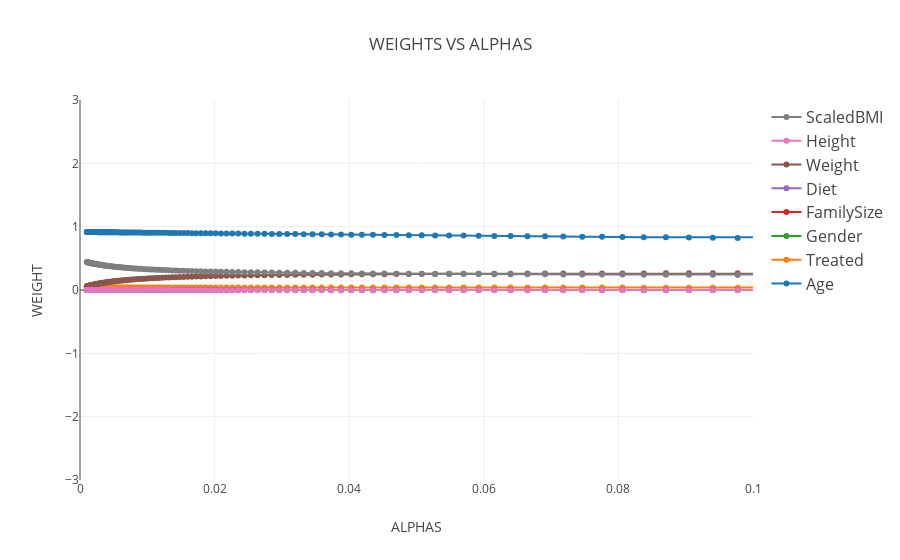

Notebook code for this chart:
### Markdown cell above
## WEIGHT VS ALPHA ##

### Code cell
data = []
for r in range(len(X_train.columns)):
    trace = go.Scatter(
        x = alphas_ridge,
        y = coefs[:, r],
        mode='lines+markers',
        name = X_train.columns[r],
        line=dict(shape='linear')
    )
    data.append(trace)
layout = dict(
    title='WEIGHTS VS ALPHAS',
    yaxis = dict(
        range = [-3,3],
        title='WEIGHT'
    ),
    xaxis = dict(
        range = [0,0.1],
        title='ALPHAS'
    ),
    legend=dict(
        traceorder='reversed',
        font=dict(size=16)
    ))

fig = dict(data=data, layout=layout)
plot.iplot(fig, filename='WEIGHT_VS_ALPHA_SYSTOLICBP')

### Figure 1 — Plotly figure (JSON) as saved in the notebook; plotly's stock layout.template omitted (floating-point values rounded to 4 significant figures; data arrays with more than 128 entries replaced by an {"elided": "..."} marker saying what was removed)
{"data": [{"line": {"shape": "linear"}, "mode": "lines+markers", "name": "Age", "type": "scatter", "x": {"elided": "300 float values"}, "y": {"elided": "300 float values"}}, {"line": {"shape": "linear"}, "mode": "lines+markers", "name": "Treated", "type": "scatter", "x": {"elided": "300 float values"}, "y": {"elided": "300 float values"}}, {"line": {"shape": "linear"}, "mode": "lines+markers", "name": "Gender", "type": "scatter", "x": {"elided": "300 float values"}, "y": {"elided": "300 float values"}}, {"line": {"shape": "linear"}, "mode": "lines+markers", "name": "FamilySize", "type": "scatter", "x": {"elided": "300 float values"}, "y": {"elided": "300 float values"}}, {"line": {"shape": "linear"}, "mode": "lines+markers", "name": "Diet", "type": "scatter", "x": {"elided": "300 float values"}, "y": {"elided": "300 float values"}}, {"line": {"shape": "linear"}, "mode": "lines+markers", "name": "Weight", "type": "scatter", "x": {"elided": "300 float values"}, "y": {"elided": "300 float values"}}, {"line": {"shape": "linear"}, "mode": "lines+markers", "name": "Height", "type": "scatter", "x": {"elided": "300 float values"}, "y": {"elided": "300 float values"}}, {"line": {"shape": "linear"}, "mode": "lines+markers", "name": "ScaledBMI", "type": "scatter", "x": {"elided": "300 float values"}, "y": {"elided": "300 float values"}}], "layout": {"legend": {"font": {"size": 16}, "traceorder": "reversed"}, "title": "WEIGHTS VS ALPHAS", "xaxis": {"range": [0, 0.1], "title": "ALPHAS"}, "yaxis": {"range": [-3, 3], "title": "WEIGHT"}}}
